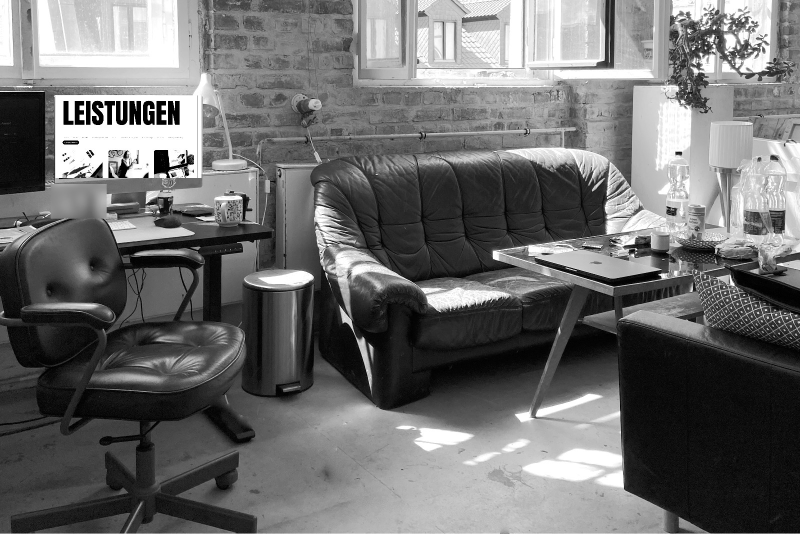
#> input picture website/bilder/studio-anna-haertelt.jpg, 1600 x 1067 px, found by its file name (shown at 1/2 size)
$ python duoton.py
#> lines starting #> are read from the running program, lines starting #| are printed output that depends on the picture
#!/usr/bin/env python3
"""Färbt Fotos einfarbig in Blau ein (Duoton, duotone) – Entwurf 13.10.2026.

Vorbild laut Anna: Fotos im ganzen Bild, einfarbig eingefärbt, „in Blau, leicht bewegt“.
Zwei Fassungen je Bild:
  -duoton  Schwarz -> Blau            (dunkler, ruhiger)
  -triton  Schwarz -> Blau -> Weiß    (Gesichter bleiben hell)
Aufruf vom Repository-Ordner aus: python3 werkzeuge/grafiken/duoton.py
"""
from pathlib import Path
from PIL import Image, ImageOps

QUELLE = Path("website/bilder")
ZIEL = Path("werkzeuge/grafiken/bilder-blau")  # nicht veröffentlicht; für den Einsatz nach website/bilder/ kopieren
BILDER = [  # (Datei, größte Breite in px, Fassungen)
    ("studio-anna-haertelt.jpg", 1600, ["triton"]),
    ("studio-aah-gruenderin-anna-haertelt.webp", 768, ["duoton", "triton"]),
    ("anna-haertelt-portraet.webp", 794, ["duoton", "triton"]),
]
FARBVERLAEUFE = {
    "duoton": [(0.0, "#0e1011"), (1.0, "#2a5fe6")],
    "triton": [(0.0, "#0e1011"), (0.52, "#2a5fe6"), (1.0, "#ffffff")],
}


def rgb(hexwert):
    return tuple(int(hexwert[i:i + 2], 16) for i in (1, 3, 5))


def tabelle(stopps):
    """Farbverlauf (gradient map) als Nachschlagetabelle für 256 Grauwerte."""
    werte = []
    for g in range(256):
        t = g / 255
        for (t0, f0), (t1, f1) in zip(stopps, stopps[1:]):
            if t0 <= t <= t1:
                a, b = rgb(f0), rgb(f1)
                k = (t - t0) / (t1 - t0) if t1 > t0 else 0
                werte.append(tuple(round(a[i] + (b[i] - a[i]) * k) for i in range(3)))
                break
    return werte


def einfaerben(grau, stopps):
    lut = tabelle(stopps)
    kanaele = [grau.point([lut[g][i] for g in range(256)]) for i in range(3)]
    return Image.merge("RGB", kanaele)


def main():
    ZIEL.mkdir(parents=True, exist_ok=True)
    for datei, breite, fassungen in BILDER:
        bild = Image.open(QUELLE / datei)
#> bild is the input picture: PIL image 1600x1067 L; min 0, max 255, mean 109.1
        bild = ImageOps.exif_transpose(bild).convert("L")
        if bild.width > breite:
            bild = bild.resize((breite, round(bild.height * breite / bild.width)), Image.LANCZOS)
        bild = ImageOps.autocontrast(bild, cutoff=1)
        stamm = Path(datei).stem
        for name in fassungen:
            stopps = FARBVERLAEUFE[name]
            ziel = ZIEL / f"{stamm}-{name}.webp"
            einfaerben(bild, stopps).save(ziel, "WEBP", quality=80, method=6)
            print(ziel, ziel.stat().st_size // 1024, "KB")
#> this loop made 1 pass
#> pass 1, in main, `einfaerben(bild, stopps).save(ziel, "WEBP", quality=80, method=6)`:
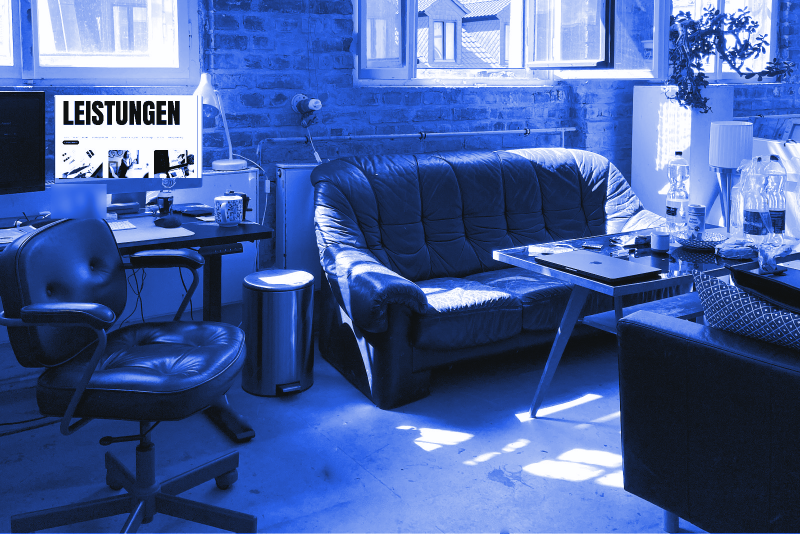
#> saved as studio-anna-haertelt-triton.webp: PIL image 1600x1067 RGB (shown at 1/2 size); mean R, G, B 71.5, 96.3, 157.8
#> pass 2 of the loop in main, `for datei, breite, fassungen in BILDER:`:
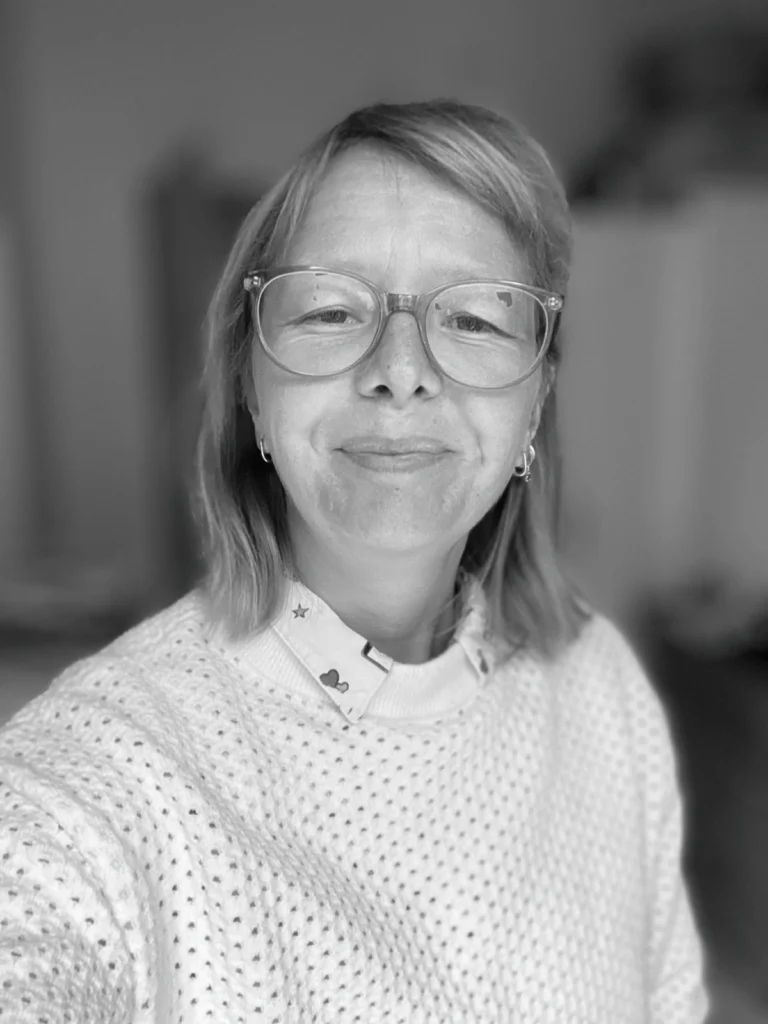
#> input picture website/bilder/studio-aah-gruenderin-anna-haertelt.webp, 768 x 1024 px, found by its file name
#> in main, bild is the input picture: PIL image 768x1024 RGB; mean R, G, B 141.6, 141.7, 141.6
#> the loop in main, `for name in fassungen:` made 2 passes
#> pass 1, in main, `einfaerben(bild, stopps).save(ziel, "WEBP", quality=80, method=6)`:
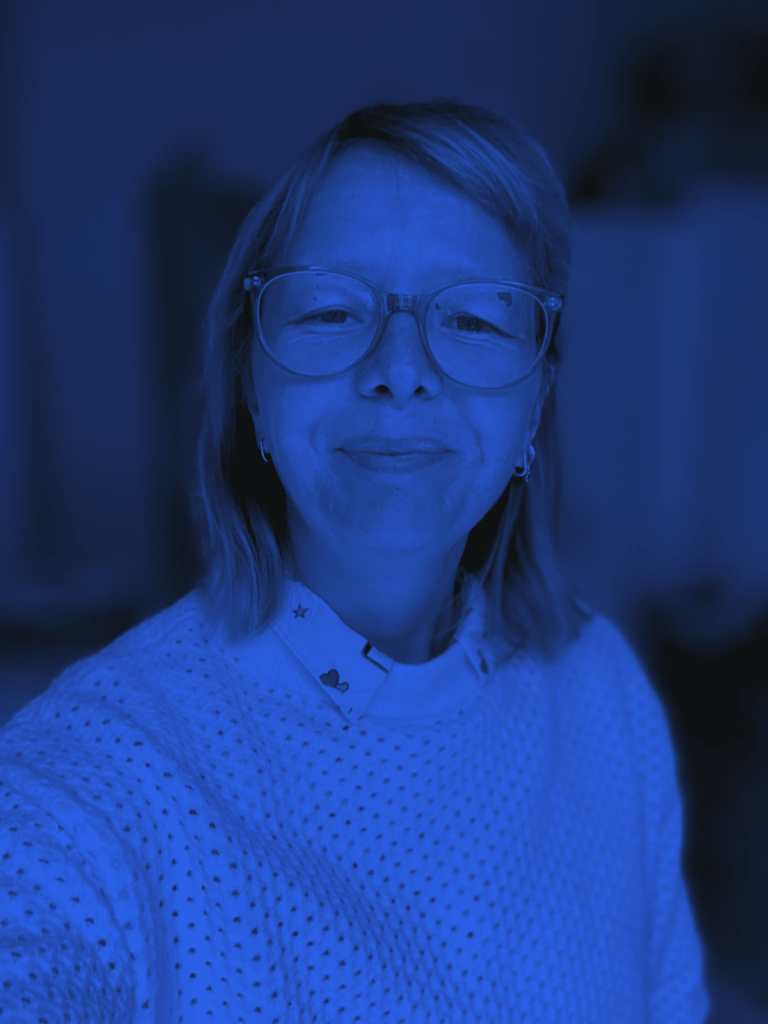
#> saved as studio-aah-gruenderin-anna-haertelt-duoton.webp: PIL image 768x1024 RGB; mean R, G, B 28.8, 57.7, 129.4
#> pass 2, in main, `einfaerben(bild, stopps).save(ziel, "WEBP", quality=80, method=6)`:
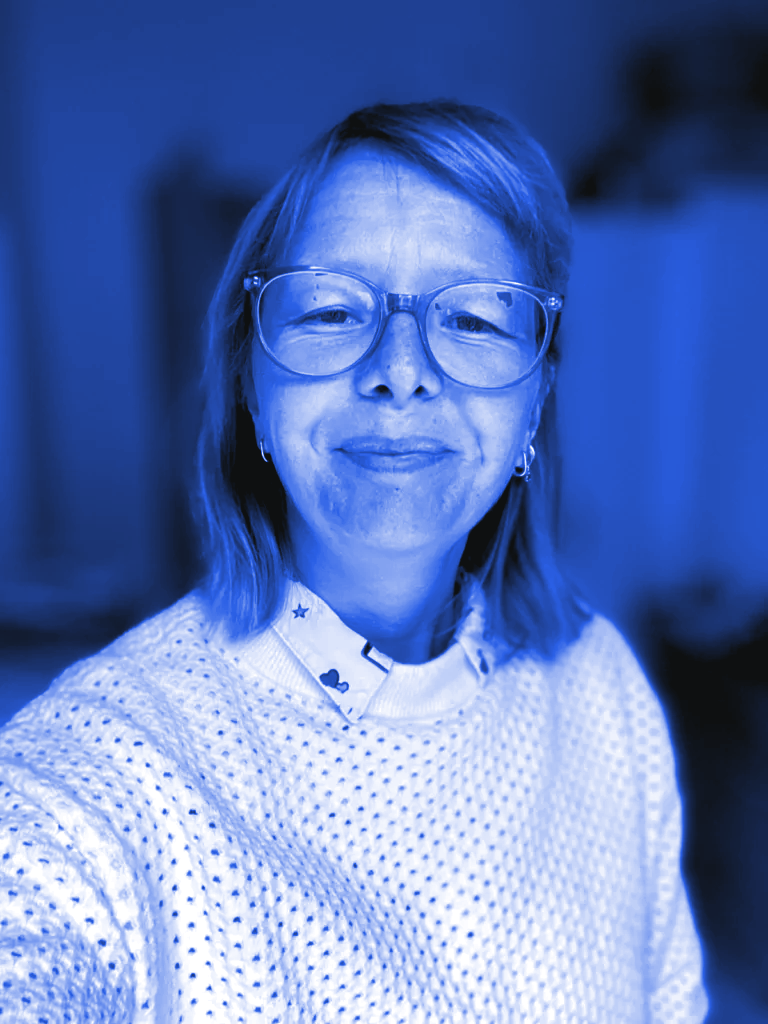
#> saved as studio-aah-gruenderin-anna-haertelt-triton.webp: PIL image 768x1024 RGB; mean R, G, B 96, 121.1, 184
#> pass 3 of the loop in main, `for datei, breite, fassungen in BILDER:`:
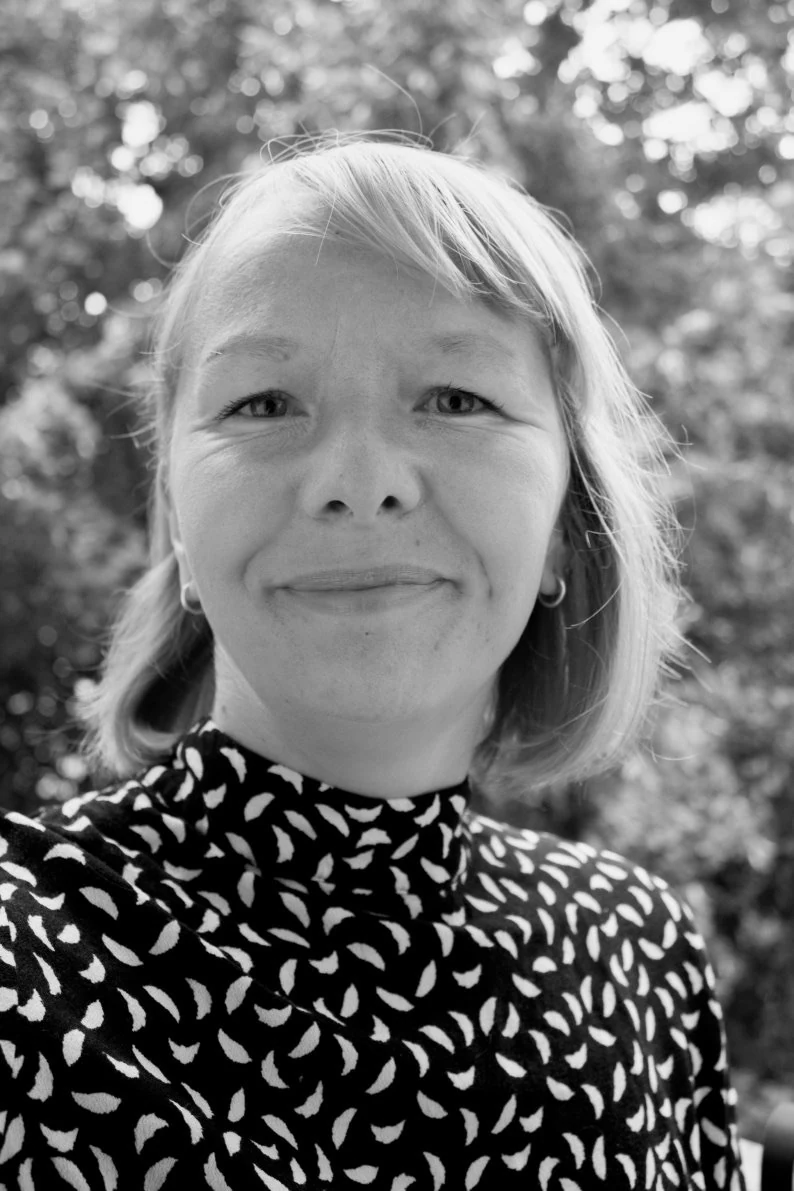
#> input picture website/bilder/anna-haertelt-portraet.webp, 794 x 1191 px, found by its file name
#> in main, bild is the input picture: PIL image 794x1191 RGB; mean R, G, B 115.1, 115.1, 115.1
#> the loop in main, `for name in fassungen:` made 2 passes
#> pass 1, in main, `einfaerben(bild, stopps).save(ziel, "WEBP", quality=80, method=6)`:
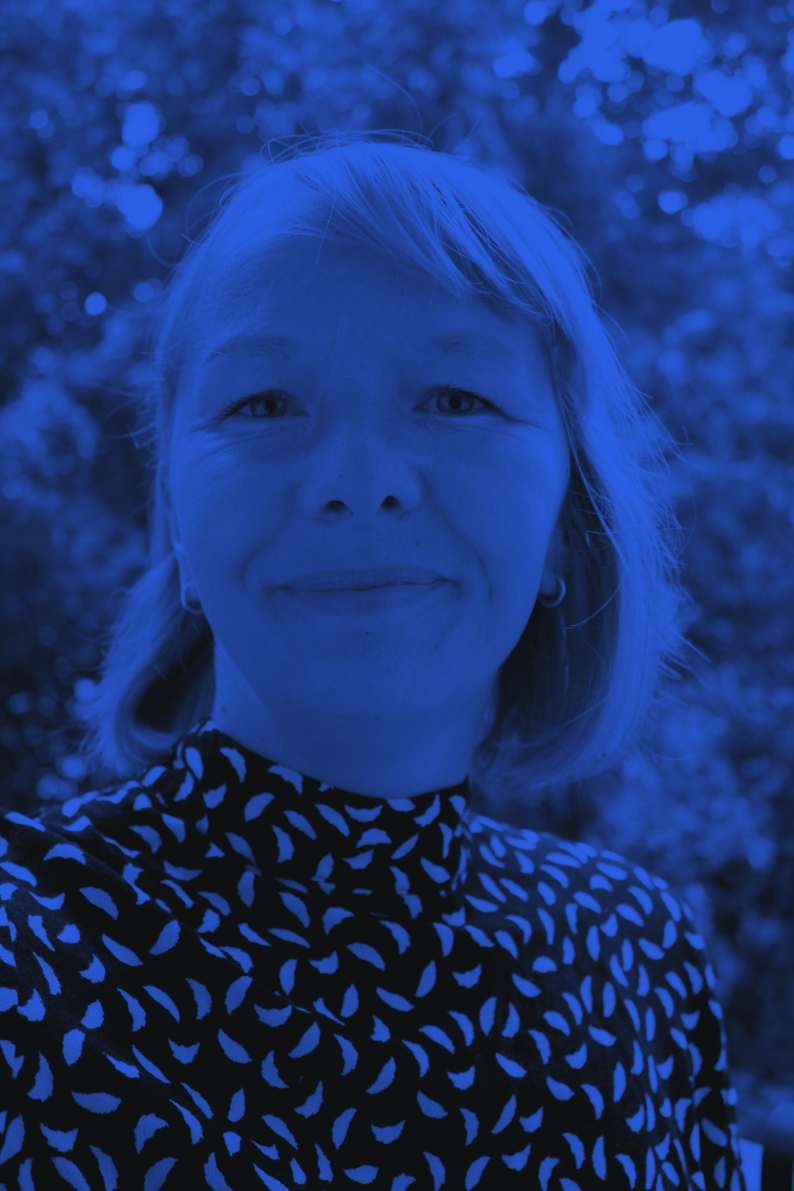
#> saved as anna-haertelt-portraet-duoton.webp: PIL image 794x1191 RGB; mean R, G, B 27.4, 53.7, 118.8
#> pass 2, in main, `einfaerben(bild, stopps).save(ziel, "WEBP", quality=80, method=6)`:
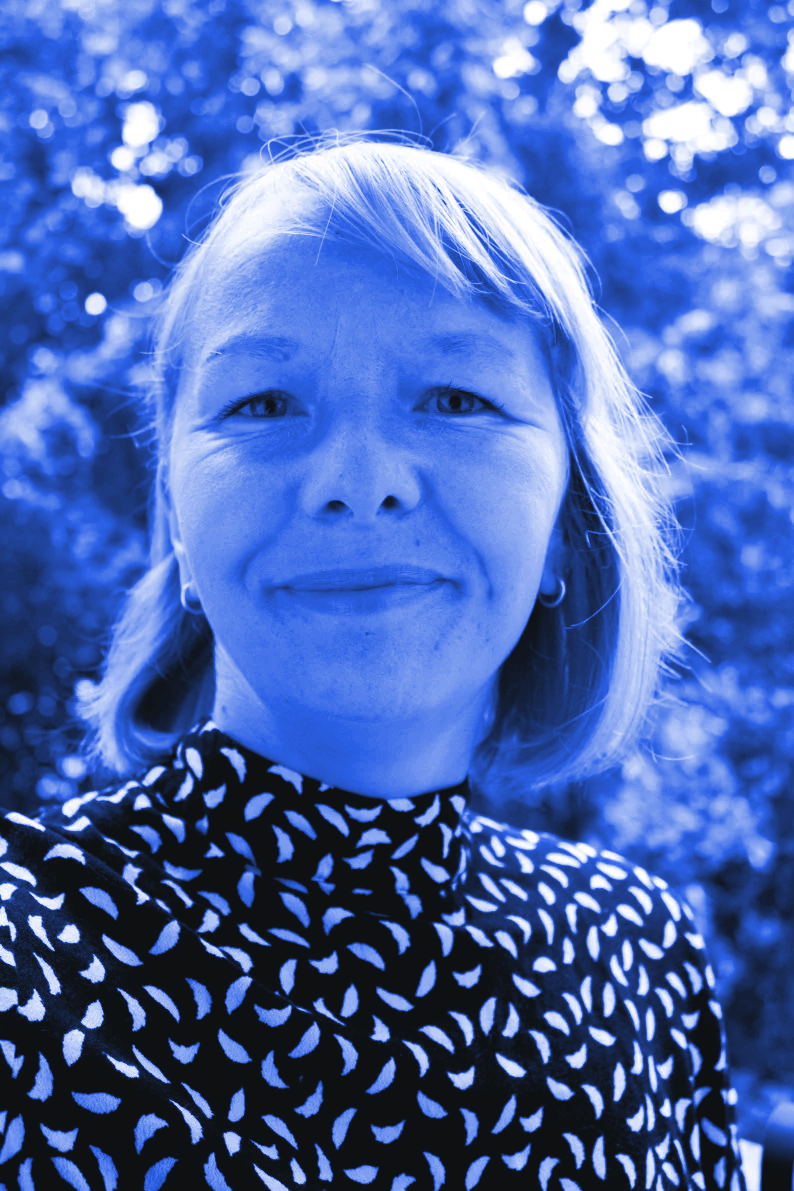
#> saved as anna-haertelt-portraet-triton.webp: PIL image 794x1191 RGB; mean R, G, B 77.8, 106.3, 177.8


if __name__ == "__main__":
    main()
